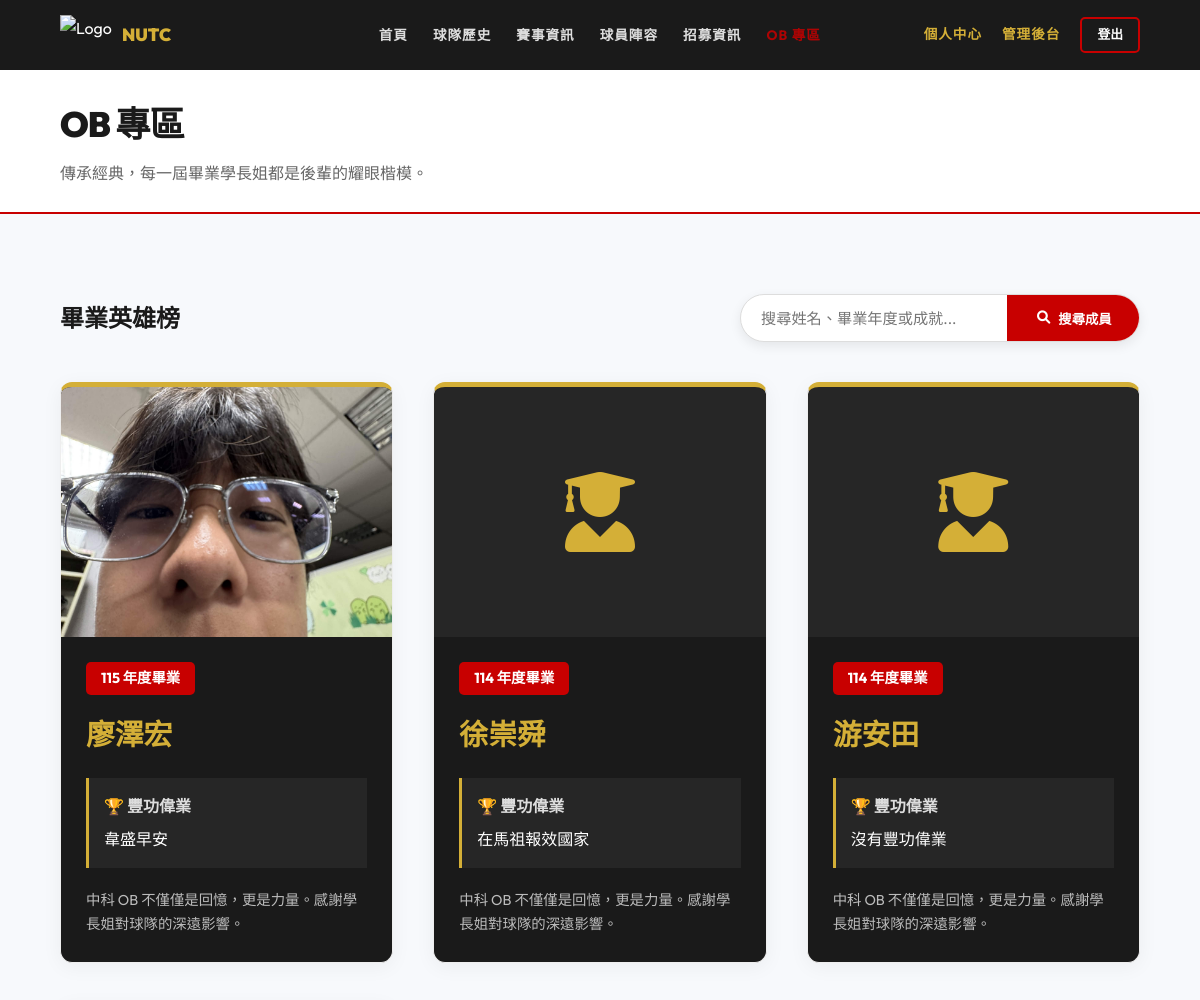
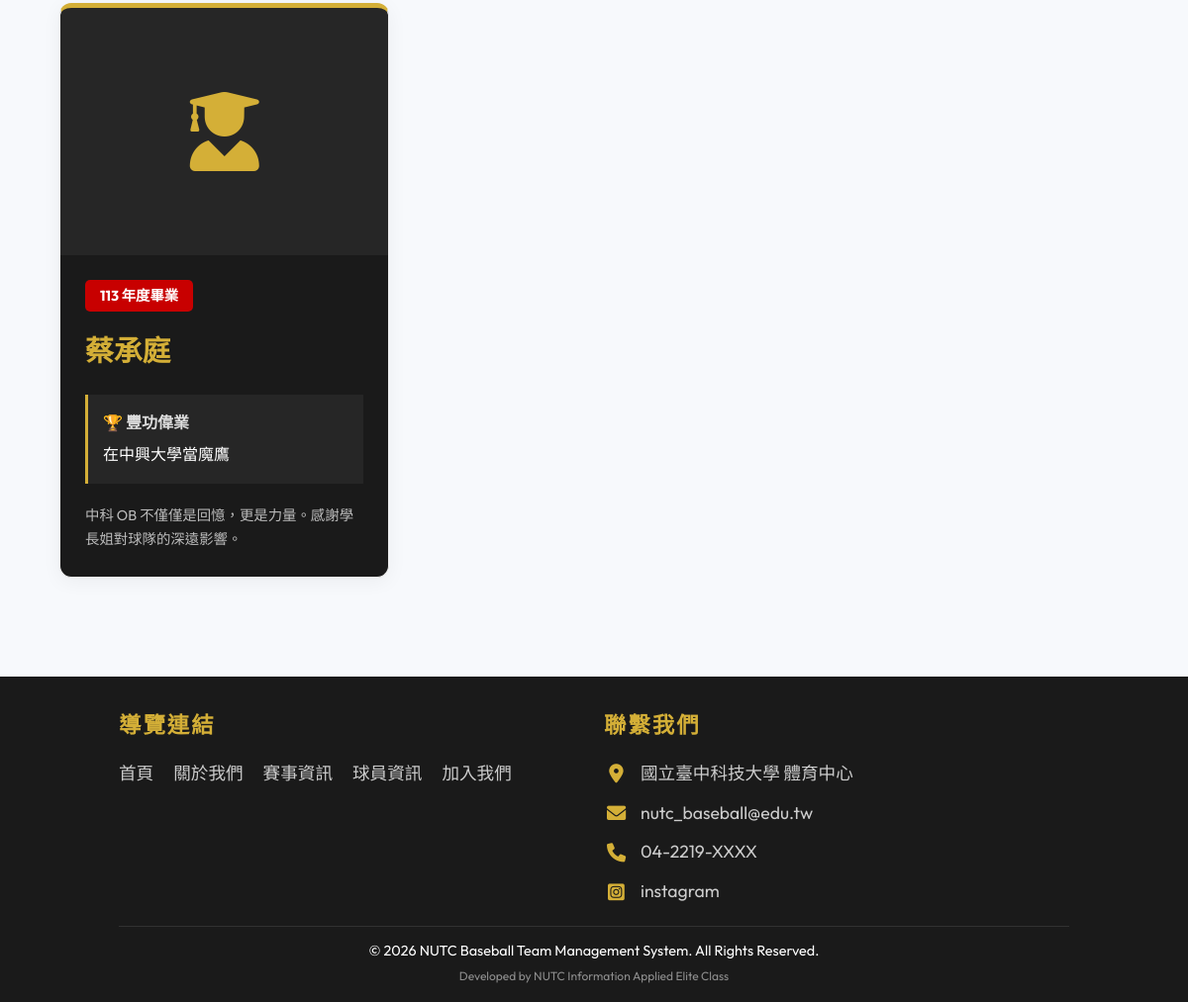
Screenshot of /ob.php (signed in) with the database file from the repository (2 pictures, top to bottom).
### tables this page shows
CREATE TABLE `ob` (
  `Ob_id` int(11) NOT NULL COMMENT '校友 ID',
  `Team_Id` int(11) NOT NULL COMMENT '關聯 Team.team_Id',
  `OB_name` varchar(50) NOT NULL COMMENT '畢業學長姐姓名',
  `graduation_year` int(11) DEFAULT NULL COMMENT '畢業年度',
  `status` varchar(100) DEFAULT NULL COMMENT '畢業後現況或豐功偉業',
  `image_path` varchar(255) DEFAULT NULL COMMENT 'OB照片路徑'
);

CREATE TABLE `contact_us` (
  `id` int(11) NOT NULL,
  `icon_class` varchar(50) NOT NULL,
  `content_text` varchar(255) NOT NULL,
  `link` varchar(255) DEFAULT NULL
);

### includes/Database.php (called while the page is built, shortened)
<?php
class Database {
    private $pdo;
    public function __construct() {
        $host = 'localhost';
        $db   = 'baseball_web';
        $user = 'root';
        $pass = '';
        $charset = 'utf8mb4';
        $dsn = "mysql:host=$host;port=3306;dbname=$db;charset=$charset";
        $options = [
            PDO::ATTR_ERRMODE            => PDO::ERRMODE_EXCEPTION,
            PDO::ATTR_DEFAULT_FETCH_MODE => PDO::FETCH_ASSOC,
            PDO::ATTR_EMULATE_PREPARES   => false,
        ];
        try {
            $this->pdo = new PDO($dsn, $user, $pass, $options);
            $stmt = $this->pdo->query("DESCRIBE `player_game_details`");
            $cols = $stmt->fetchAll(PDO::FETCH_COLUMN);
            $stmt = $this->pdo->query("SHOW COLUMNS FROM `member` LIKE 'role'");
            $roleCol = $stmt->fetch();
        } catch (\PDOException $e) {
            throw new \PDOException($e->getMessage(), (int)$e->getCode());
        }
    }
    public function getAll($table) {
        $stmt = $this->pdo->query("SELECT * FROM `$table`");
        return $stmt->fetchAll();
    }
}

### includes/config.php (called while the page is built, shortened)
<?php
require_once 'Database.php';
$db = new Database();

### ob.php (the view, shortened to what this page needs)
<?php
require_once 'includes/header.php';
$obMembers = $db->getAll('ob');
$search = $_GET['search'] ?? '';
usort($obMembers, function ($a, $b) {
    return $b['graduation_year'] <=> $a['graduation_year'];
});
?>
<div class="page-header">
    <h1>OB 專區</h1>
    <p>傳承經典，每一屆畢業學長姐都是後輩的耀眼楷模。</p>
</div>
<section class="ob-section">
    <div class="container">
        <div style="display: flex; justify-content: space-between; align-items: center; flex-wrap: wrap; gap: 20px; margin-bottom: 40px;">
            <h2 style="margin-bottom: 0;">畢業英雄榜</h2>
            <form method="GET" class="search-bar-container" style="margin-bottom: 0;">
                <input type="text" name="search" class="search-bar-input" placeholder="搜尋姓名、畢業年度或成就..." value="<?= htmlspecialchars($search) ?>">
                <button type="submit" class="search-bar-btn"><i class="fas fa-search"></i> 搜尋成員</button>
            </form>
        </div>
        <div class="card-container">
            <?php if (empty($obMembers)): ?>
                <div class="empty-state-message">
                    <i class="fas fa-search"></i>
                    找不到符合條件的 OB 學長姐。
                </div>
            <?php else: ?>
                <?php foreach ($obMembers as $ob): ?>
                    <div class="card ob-card">
                        <div class="ob-card-img-box">
                            <?php if (!empty($ob['image_path'])): ?>
                                <img src="<?= htmlspecialchars($ob['image_path']) ?>" alt="<?= htmlspecialchars($ob['OB_name']) ?>" style="width: 100%; height: 100%; object-fit: cover;">
                            <?php else: ?>
                                <i class="fas fa-user-graduate"></i>
                            <?php endif; ?>
                        </div>
                        <div class="card-content">
                            <span class="ob-card-badge">
                                <?= $ob['graduation_year'] ?> 年度畢業
                            </span>
                            <h3 class="card-title ob-card-name"><?= htmlspecialchars($ob['OB_name']) ?></h3>
                            <div class="ob-card-achievements">
                                <p class="label">🏆 豐功偉業</p>
                                <p class="content"><?= nl2br(htmlspecialchars($ob['status'])) ?></p>
                            </div>
                            <p class="ob-card-desc">中科 OB 不僅僅是回憶，更是力量。感謝學長姐對球隊的深遠影響。</p>
                        </div>
                    </div>
                <?php endforeach; ?>
            <?php endif; ?>
        </div>
    </div>
</section>
<?php require_once 'includes/footer.php'; ?>

### includes/footer.php (shortened to what this page needs)
<?php
$contactInfos = $db->getAll('contact_us');
?>
<footer>
    <div class="footer-content">
        <div class="footer-section">
            <h3>導覽連結</h3>
            <ul class="footer-links">
                <li><a href="index.php">首頁</a></li>
                <li><a href="about.php">關於我們</a></li>
                <li><a href="matches.php">賽事資訊</a></li>
                <li><a href="players.php">球員資訊</a></li>
                <li><a href="join.php">加入我們</a></li>
            </ul>
        </div>
        <div class="footer-section">
            <h3>聯繫我們</h3>
            <div class="footer-contact-list">
                <?php if (empty($contactInfos)): ?>
                    <p class="footer-contact-empty">尚未設定聯絡資訊</p>
                <?php else: ?>
                    <?php foreach ($contactInfos as $c): ?>
                        <p class="footer-contact-item">
                            <i class="<?= htmlspecialchars($c['icon_class']) ?>"></i>
                            <?php if (!empty($c['link'])): ?>
                                <a href="<?= htmlspecialchars($c['link']) ?>" target="_blank"><?= htmlspecialchars($c['content_text']) ?></a>
                            <?php else: ?>
                                <span><?= htmlspecialchars($c['content_text']) ?></span>
                            <?php endif; ?>
                        </p>
                    <?php endforeach; ?>
                <?php endif; ?>
            </div>
        </div>
    </div>
    <div class="footer-bottom">
        &copy; 2026 NUTC Baseball Team Management System. All Rights Reserved.
        <br><small style="opacity: 0.5;">Developed by NUTC Information Applied Elite Class</small>
    </div>
</footer>
</body>
</html>

### assets/css/style.css (style rules this page uses)
:root { --primary: #C80000; --secondary: #D4AF37; --bg-white: #FFFFFF; --bg-dark: #1A1A1A; --text-white: #FFFFFF; --text-dark: #1A1A1A; --gray-light: #F4F4F4; --transition: all 0.3s ease-in-out; }
* { margin: 0; padding: 0; box-sizing: border-box; font-family: 'Outfit', 'Noto Sans TC', -apple-system, sans-serif; }
body { background-color: #f7f9fc; color: var(--text-dark); line-height: 1.7; }
section { padding: 60px 10%; background-color: transparent; }
.page-header { padding: 25px 5%; background-color: #fff; border-bottom: 2px solid var(--primary); margin-bottom: 20px; text-align: left; }
.page-header h1 { font-size: 2.2rem; font-weight: 900; color: var(--bg-dark); text-transform: uppercase; letter-spacing: -1px; margin: 0; position: relative; display: inline-block; }
.page-header p { font-size: 1rem; color: #666; margin-top: 5px; font-weight: 500; }
section { padding: 80px 10%; }
.card-container { display: grid; grid-template-columns: repeat(auto-fit, minmax(300px, 1fr)); gap: 40px; }
.card { background: var(--bg-white); border-radius: 12px; overflow: hidden; box-shadow: 0 4px 20px rgba(0,0,0,0.05); transition: var(--transition); border: 1px solid #eee; }
.card-content { padding: 25px; }
.card-title { font-size: 1.5rem; font-weight: 700; margin-bottom: 10px; }
footer { background: var(--bg-dark); color: var(--text-white); padding: 30px 10% 15px; margin-top: 40px; }
.footer-content { display: grid; grid-template-columns: repeat(auto-fit, minmax(200px, 1fr)); gap: 20px; margin-bottom: 20px; }
.footer-section h3 { margin-bottom: 15px; font-size: 1.4rem; letter-spacing: 2px; color: var(--secondary); }
.footer-links { list-style: none; padding: 0; display: flex; flex-direction: row; flex-wrap: wrap; gap: 10px 20px; }
.footer-links a { color: #ccc; text-decoration: none; transition: color 0.3s, transform 0.3s; font-size: 1.1rem; }
.footer-contact-list { display: flex; flex-direction: column; gap: 10px; }
.footer-contact-item { margin: 0; font-size: 1.1rem; color: #ccc; display: flex; align-items: center; gap: 12px; }
.footer-contact-item i { color: var(--secondary); font-size: 1.2rem; width: 25px; text-align: center; }
.footer-contact-item a { color: #ccc; text-decoration: none; transition: color 0.3s; }
.footer-bottom { text-align: center; padding-top: 12px; border-top: 1px solid rgba(255,255,255,0.1); font-size: 0.9rem; }
.container { max-width: 1500px; margin: 0 auto; }
.search-bar-container { display: flex; align-items: center; background: white; padding: 0; border-radius: 50px; border: 1px solid #ddd; margin-bottom: 30px; width: 100%; max-width: 400px; box-sizing: border-box; height: 48px; overflow: hidden; box-shadow: 0 4px 12px rgba(0,0,0,0.08); transition: border-color 0.3s, box-shadow 0.3s; }
.search-bar-input { flex: 1; padding: 0 20px; border: none !important; background: transparent !important; font-size: 0.95rem; outline: none !important; height: 100%; color: #333; }
.search-bar-btn { height: 100%; padding: 0 30px; background: var(--primary); color: white; border: none; border-radius: 0; cursor: pointer; font-weight: 700; transition: background 0.3s; display: flex; align-items: center; justify-content: center; gap: 8px; white-space: nowrap; flex-shrink: 0; }

### assets/css/ob.css (style rules this page uses)
.ob-section { padding: 60px 5%; }
.ob-card { background: var(--bg-dark); color: white; border-top: 5px solid var(--secondary); }
.ob-card-img-box { height: 250px; background: rgba(255,255,255,0.05); display: flex; align-items: center; justify-content: center; }
.ob-card-img-box i { font-size: 5rem; color: var(--secondary); }
.ob-card-badge { background: var(--primary); color: white; padding: 4px 15px; border-radius: 5px; font-weight: bold; font-size: 0.9rem; display: inline-block; }
.ob-card-name { margin-top: 15px; font-size: 1.8rem; color: var(--secondary); }
.ob-card-achievements { margin: 20px 0; padding: 15px; border-left: 3px solid var(--secondary); background: rgba(255,255,255,0.05); }
.ob-card-achievements .label { font-weight: 700; color: #ddd; }
.ob-card-achievements .content { margin-top: 5px; }
.ob-card-desc { font-size: 0.9rem; opacity: 0.7; }

### rows the page displays
ob: image_path (picture), graduation_year "115", OB_name "廖澤宏", status "韋盛早安"
ob: graduation_year "114", OB_name "徐崇舜", status "在馬祖報效國家"
ob: graduation_year "114", OB_name "游安田", status "沒有豐功偉業"
ob: graduation_year "113", OB_name "蔡承庭", status "在中興大學當魔鷹"
contact_us: content_text "國立臺中科技大學 體育中心"
contact_us: content_text "nutc_baseball@edu.tw"
contact_us: content_text "04-2219-XXXX"
contact_us: content_text "instagram"
